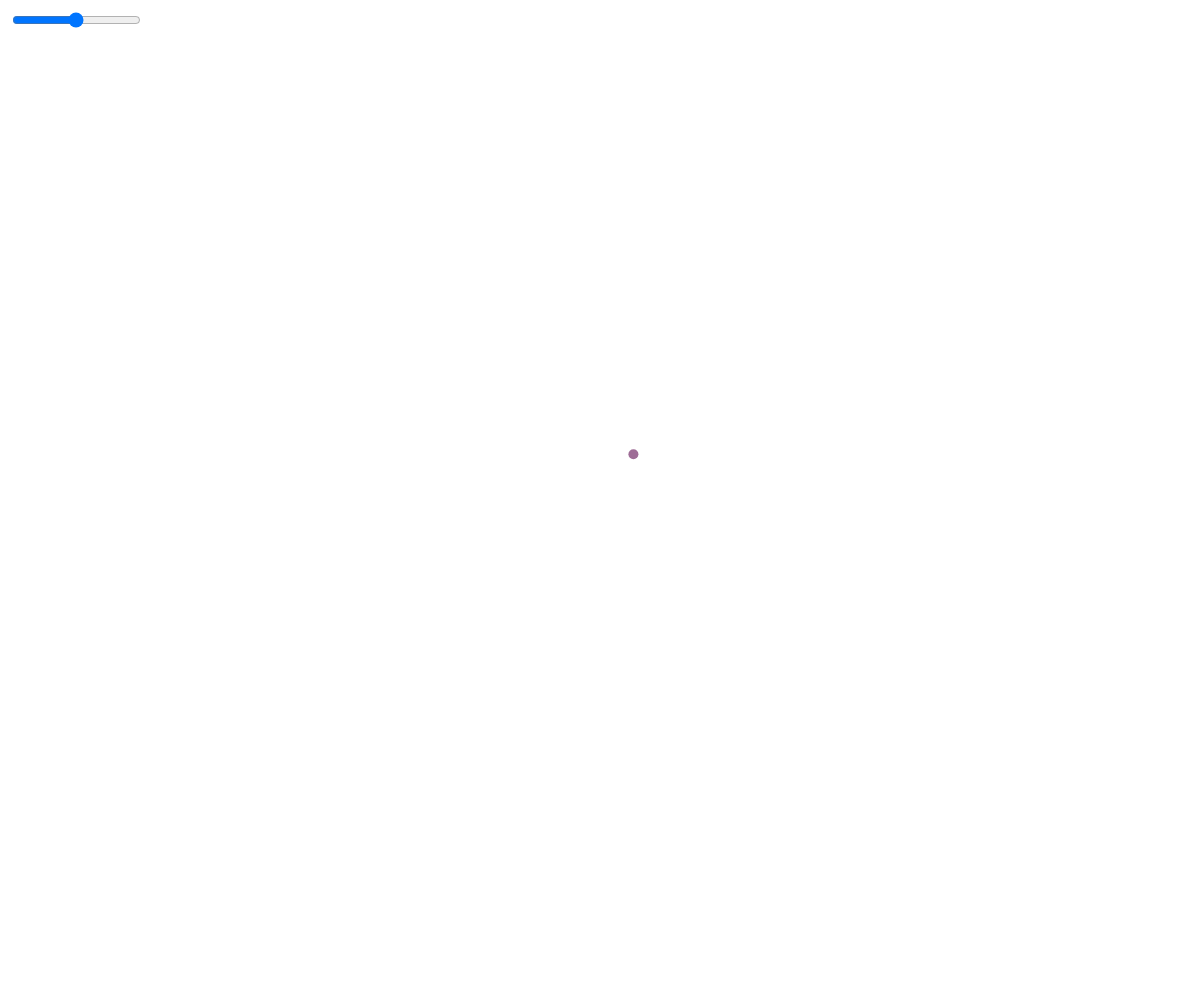
Frame 1 (no input)
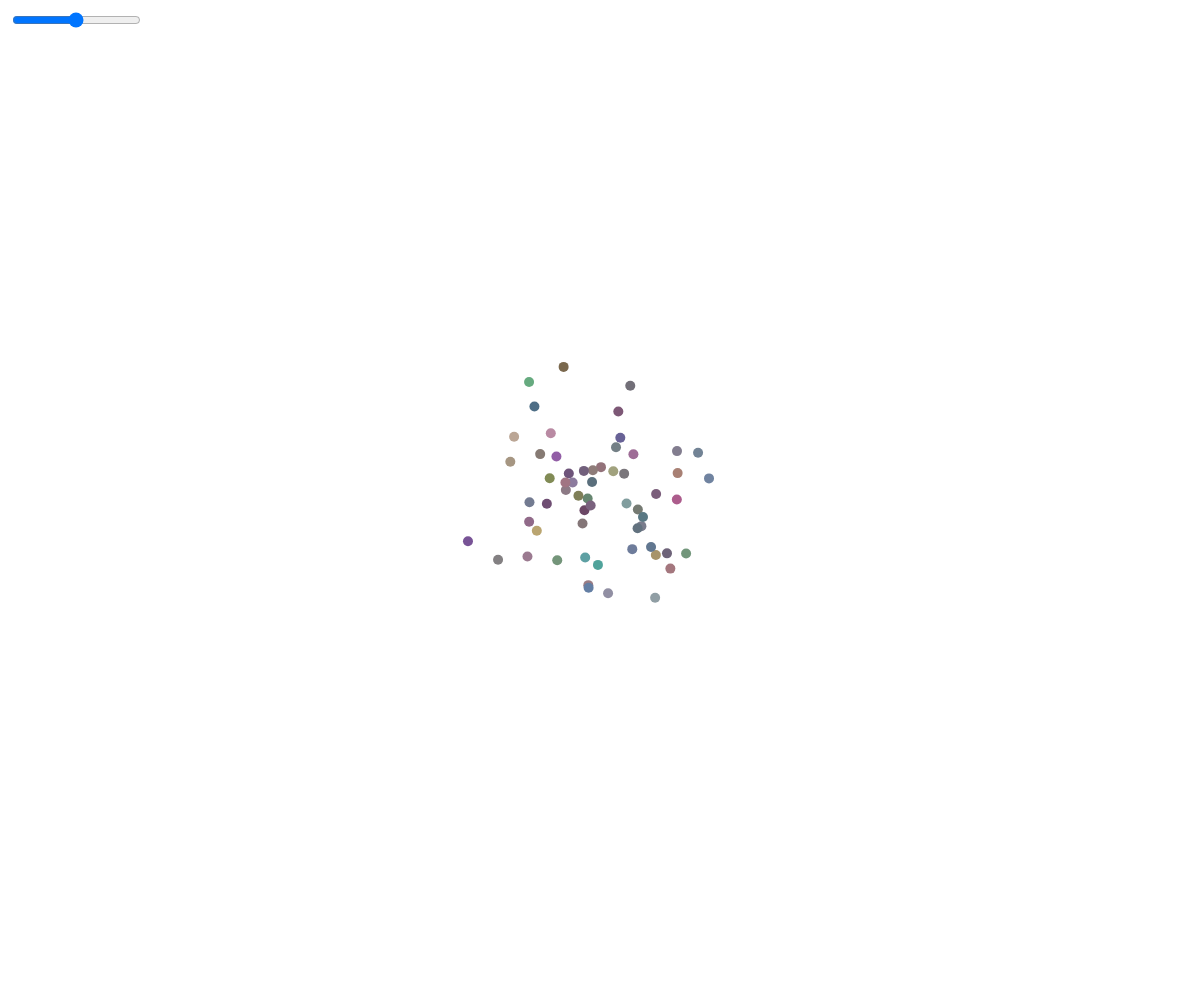
Frame 60 (no input)
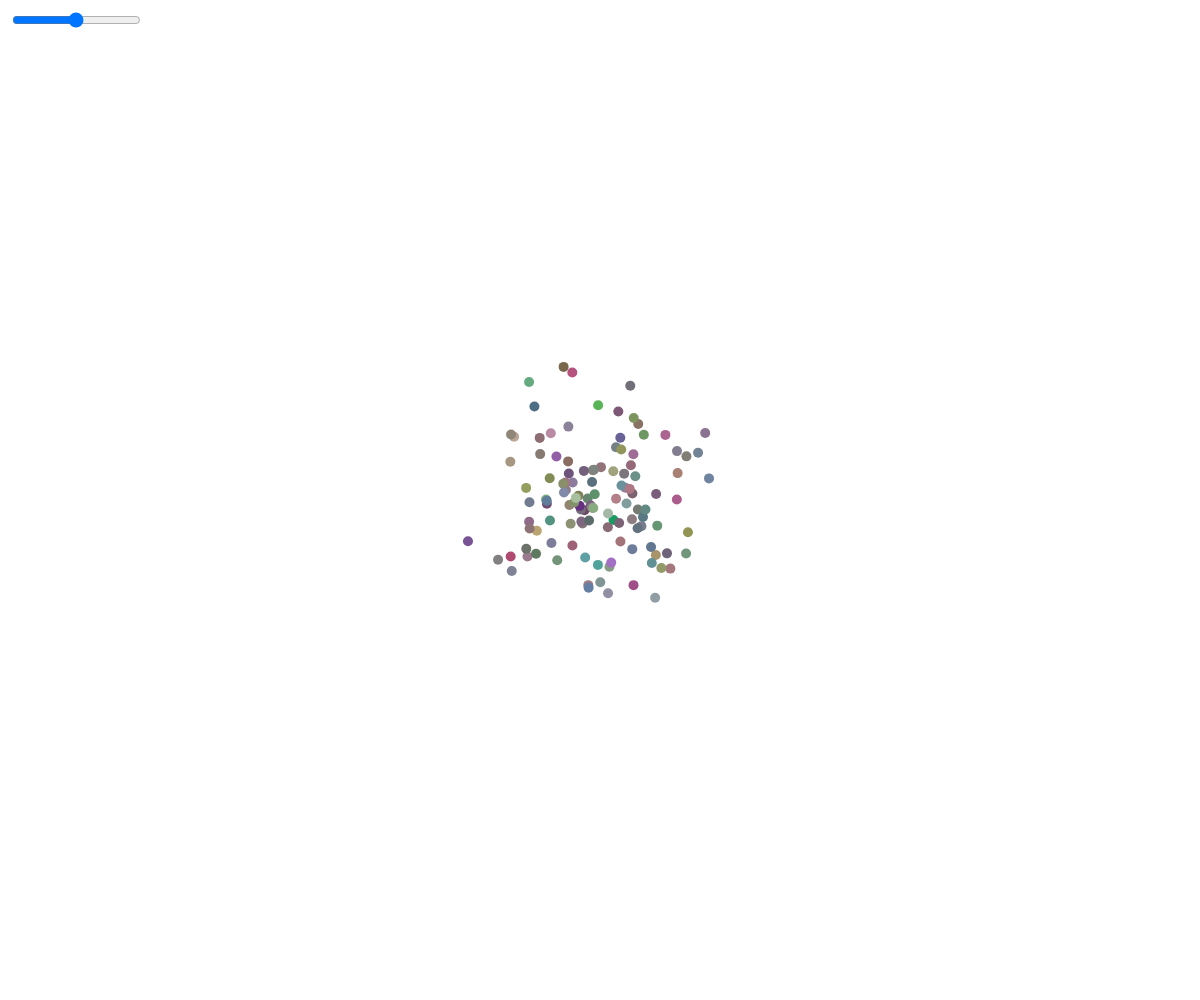
Frame 120 (the mouse pressed at the canvas centre since frame 60)

The p5.js sketch that drew these frames (run headless with seeded random() and noise() and a simulated clock; from frame 60 on, the mouse is pressed at the canvas centre):

// p5.js sketch
// ── sketch.js
let sdSlider;

function setup() {
  createCanvas(windowWidth, windowHeight);
  background(255);

  sdSlider = createSlider(1, 100, 50);
  sdSlider.position(10, 10);
}

function draw() {
  let sd = sdSlider.value();

  let x = randomGaussian(windowWidth / 2, sd);
  let y = randomGaussian(windowHeight / 2, sd);

  let r = randomGaussian(127, sd / 2);
  let g = randomGaussian(127, sd / 2);
  let b = randomGaussian(127, sd / 2);
  fill(r, g, b);
  noStroke();
  ellipse(x, y, 10, 10);
}
